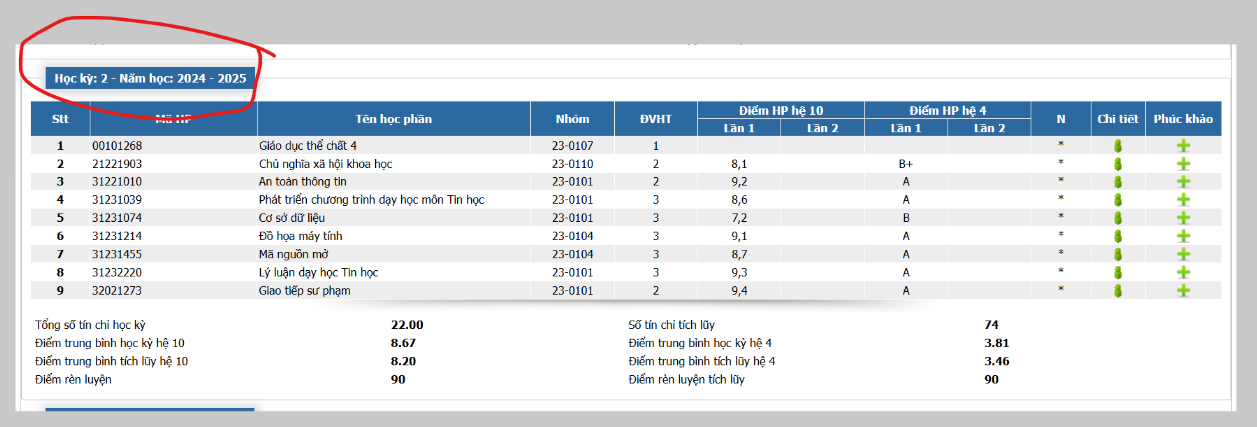
#> input picture tests/fixtures/portal_hk2_2024.png, 1257 x 427 px
$ python build_guide_figures.py
#> lines starting #> are read from the running program, lines starting #| are printed output that depends on the picture
# -*- coding: utf-8 -*-
"""Vẽ hình minh họa Hướng dẫn từ fixture portal. Không bịa giao diện QLHT ngoài ảnh thật."""
import os

import cv2
from PIL import Image, ImageDraw, ImageFont

ROOT = os.path.dirname(os.path.dirname(os.path.abspath(__file__)))
FIXTURE = os.path.join(ROOT, "tests", "fixtures", "portal_hk2_2024.png")
OUT = os.path.join(ROOT, "static", "guide")

NAVY = (11, 78, 162)
NAVY_DARK = (6, 47, 102)
GOLD = (245, 184, 0)
INK = (29, 42, 58)
MUTED = (92, 107, 128)
LINE = (214, 222, 232)
PAGE = (244, 247, 251)

FONT = "/usr/share/fonts/truetype/noto/NotoSans-Regular.ttf"
FONTB = "/usr/share/fonts/truetype/noto/NotoSans-Bold.ttf"


def font(size, bold=False):
    return ImageFont.truetype(FONTB if bold else FONT, size)


def browser(width, height, step, title):
#> called with width = 960, height = 420, step = 1, title = 'Mở QLHT'
    image = Image.new("RGB", (width, height), (226, 232, 240))
    draw = ImageDraw.Draw(image)
    draw.rounded_rectangle((14, 14, width - 14, height - 14), 18, fill=(255, 255, 255))
    draw.rectangle((14, 62, width - 14, 86), fill=(248, 250, 252))
    draw.rounded_rectangle((14, 14, width - 14, 78), 18, fill=(248, 250, 252))
    draw.rectangle((14, 40, width - 14, 78), fill=(248, 250, 252))
    for index, color in enumerate(((255, 95, 86), (255, 189, 46), (39, 201, 63))):
        draw.ellipse((34 + index * 20, 28, 48 + index * 20, 42), fill=color)
    draw.rounded_rectangle((118, 24, width - 36, 50), 12, fill=(255, 255, 255), outline=LINE)
    draw.text((132, 28), "https://qlht.ued.udn.vn/", font=font(16), fill=INK)
    draw.rounded_rectangle((32, 96, 118, 126), 14, fill=GOLD)
    draw.text((46, 100), f"Bước {step}", font=font(16, True), fill=NAVY_DARK)
    draw.text((130, 99), title, font=font(18, True), fill=NAVY)
    return image, draw


def save(image, name):
    os.makedirs(OUT, exist_ok=True)
    path = os.path.join(OUT, name)
    image.save(path, "PNG", optimize=True)
    print(name, image.size)


def step_open():
    image, draw = browser(960, 420, 1, "Mở QLHT")
    draw.rounded_rectangle((70, 170, 890, 300), 16, fill=PAGE, outline=LINE)
    draw.text((96, 196), "Trình duyệt", font=font(16), fill=MUTED)
    draw.text((96, 226), "qlht.ued.udn.vn", font=font(32, True), fill=NAVY)
    draw.text((96, 272), "Quản lý đào tạo — Trường Đại học Sư phạm, Đại học Đà Nẵng", font=font(16), fill=INK)
    save(image, "step-mo-qlht.png")
#| step-mo-qlht.png (960, 420)


def step_login():
    image, draw = browser(960, 460, 2, "Đăng nhập")
    draw.text((80, 160), "Ô đăng nhập trên QLHT (sơ đồ, không phải giao diện thật)", font=font(15), fill=MUTED)
    draw.rounded_rectangle((80, 196, 620, 250), 10, fill=(255, 255, 255), outline=LINE)
    draw.text((96, 210), "Tài khoản", font=font(18), fill=MUTED)
    draw.rounded_rectangle((80, 266, 620, 320), 10, fill=(255, 255, 255), outline=LINE)
    draw.text((96, 280), "Mật khẩu", font=font(18), fill=MUTED)
    draw.rounded_rectangle((80, 344, 280, 396), 12, fill=NAVY)
    draw.text((112, 356), "Đăng nhập", font=font(18, True), fill=(255, 255, 255))
    save(image, "step-dang-nhap.png")
#| step-dang-nhap.png (960, 460)


def step_menu():
    image, draw = browser(960, 440, 3, "Vào Bảng điểm / Kết quả học tập")
    draw.text((80, 156), "Trong menu của QLHT, mở mục bảng điểm. Tên trên site là một trong hai:", font=font(16), fill=INK)
    draw.rounded_rectangle((80, 200, 860, 268), 12, fill=(255, 246, 214), outline=GOLD)
    draw.ellipse((100, 220, 124, 244), fill=GOLD)
    draw.text((140, 218), "Bảng điểm", font=font(22, True), fill=NAVY_DARK)
    draw.rounded_rectangle((80, 284, 860, 352), 12, fill=(255, 246, 214), outline=GOLD)
    draw.ellipse((100, 304, 124, 328), fill=GOLD)
    draw.text((140, 302), "Kết quả học tập", font=font(22, True), fill=NAVY_DARK)
    save(image, "step-bang-diem.png")
#> call 3 of save, with name = 'step-bang-diem.png'
#> in save (call 3), `image.save(path, "PNG", optimize=True)`:
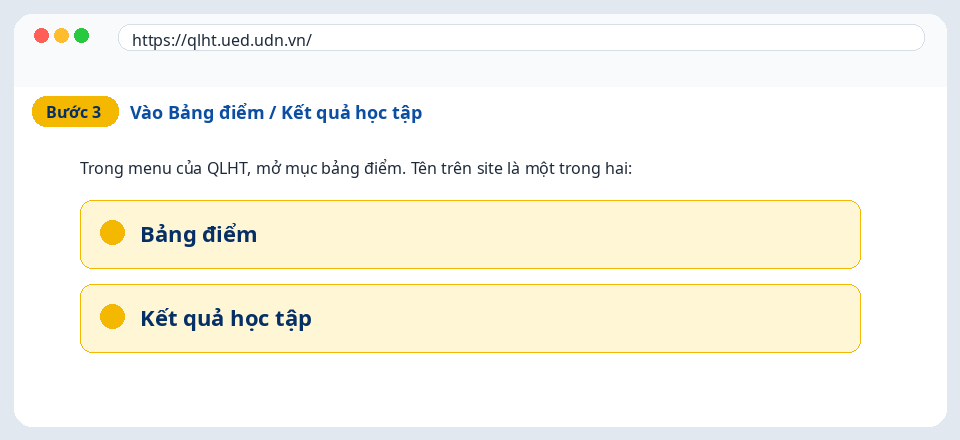
#> saved as step-bang-diem.png: PIL image 960x440 RGB; mean R, G, B 247.8, 246, 237
#| step-bang-diem.png (960, 440)


def step_term():
    image, draw = browser(960, 420, 4, "Chọn học kỳ cần lấy")
#> image: PIL image 960x420 RGB
    draw.text((80, 160), "Chọn đúng học kỳ trước khi chụp. Ví dụ kỳ trong ảnh mẫu:", font=font(16), fill=INK)
    draw.rounded_rectangle((80, 206, 700, 270), 12, fill=(255, 255, 255), outline=NAVY, width=2)
    draw.text((100, 222), "Học kỳ 2  —  Năm học 2024-2025", font=font(22, True), fill=NAVY)
    draw.text((80, 300), "Dòng này phải nằm trong ảnh. Thiếu dòng thì trang ghi Không xác định được kỳ/năm.", font=font(16), fill=MUTED)
    save(image, "step-chon-ky.png")
#> call 4 of save, with name = 'step-chon-ky.png'
#> in save (call 4), `image.save(path, "PNG", optimize=True)`:
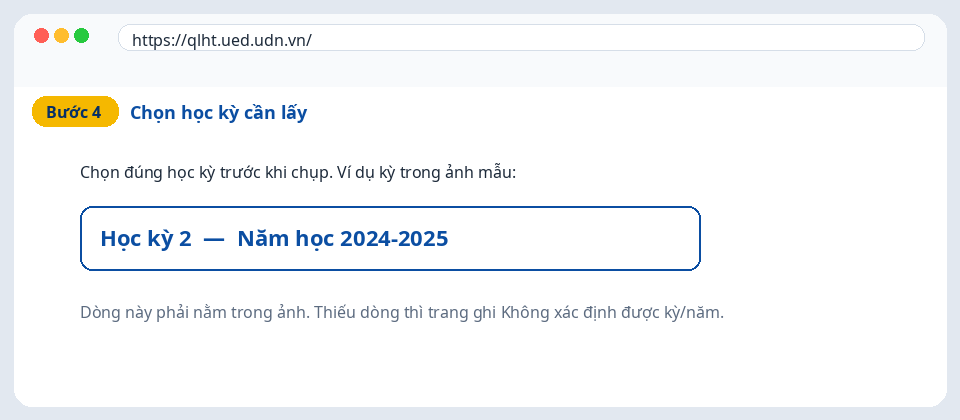
#> saved as step-chon-ky.png: PIL image 960x420 RGB; mean R, G, B 245.8, 247.3, 248.5
#| step-chon-ky.png (960, 420)


def step_computer(table):
    image, draw = browser(980, 560, 5, "Chụp và cắt trên máy tính")
    fitted = table.copy()
    fitted.thumbnail((900, 300), Image.Resampling.LANCZOS)
    x = (980 - fitted.width) // 2
#> x = 48
    y = 168
    image.paste(fitted, (x, y))
    draw.rectangle((x - 4, y - 4, x + fitted.width + 3, y + fitted.height + 3), outline=GOLD, width=4)
    draw.rounded_rectangle((x, y + fitted.height + 16, x + 430, y + fitted.height + 52), 10, fill=NAVY)
    draw.text((x + 14, y + fitted.height + 24), "Windows: Win + Shift + S", font=font(16, True), fill=(255, 255, 255))
    draw.rounded_rectangle((x + 446, y + fitted.height + 16, x + fitted.width, y + fitted.height + 52), 10, fill=NAVY_DARK)
    draw.text((x + 460, y + fitted.height + 24), "Mac: Cmd + Shift + 4", font=font(16, True), fill=(255, 255, 255))
    save(image, "step-cat-may.png")
#> in save (call 5), `image.save(path, "PNG", optimize=True)`:
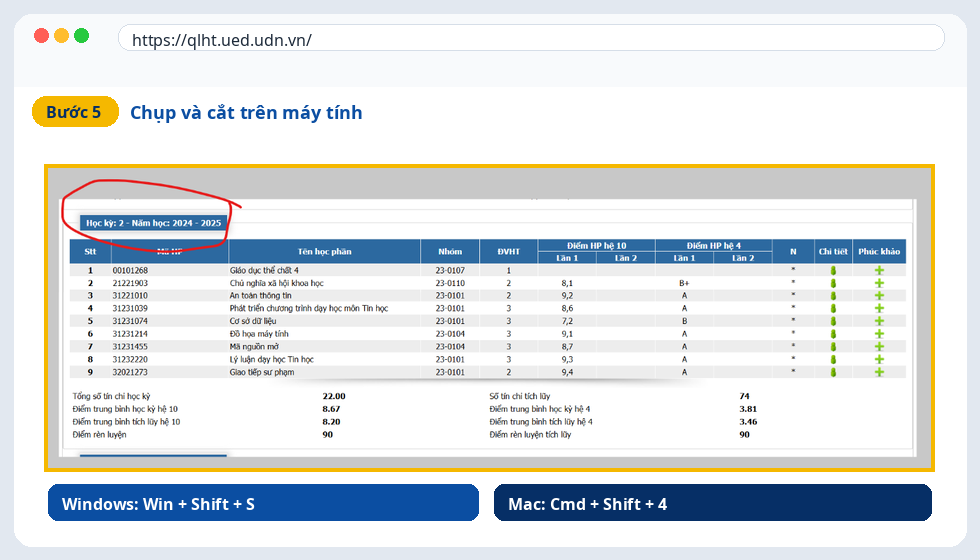
#> saved as step-cat-may.png: PIL image 980x560 RGB; mean R, G, B 220.7, 225.2, 227.9
#| step-cat-may.png (980, 560)


def step_phone(table):
    image = Image.new("RGB", (960, 640), (226, 232, 240))
#> image: PIL image 960x640 RGB
    draw = ImageDraw.Draw(image)
    draw.rounded_rectangle((300, 24, 660, 616), 36, fill=(20, 24, 28))
    draw.rounded_rectangle((314, 40, 646, 600), 28, fill=(255, 255, 255))
    draw.rectangle((314, 40, 646, 78), fill=(20, 24, 28))
    draw.rounded_rectangle((314, 40, 646, 70), 20, fill=(20, 24, 28))
    draw.text((332, 48), "9:41", font=font(14, True), fill=(255, 255, 255))
    draw.text((560, 48), "5G  80%", font=font(14), fill=(255, 255, 255))
    fitted = table.copy()
    fitted.thumbnail((312, 360), Image.Resampling.LANCZOS)
#> fitted: PIL image 312x106 RGB
    image.paste(fitted, (324, 96))
    draw.rectangle((320, 92, 324 + fitted.width + 4, 96 + fitted.height + 4), outline=GOLD, width=4)
    for cx, cy in ((320, 92), (324 + fitted.width, 92), (320, 96 + fitted.height), (324 + fitted.width, 96 + fitted.height)):
        draw.ellipse((cx - 6, cy - 6, cx + 6, cy + 6), fill=GOLD)
    draw.text((24, 80), "Bước 5", font=font(16, True), fill=NAVY)
    draw.text((24, 112), "Điện thoại", font=font(22, True), fill=NAVY_DARK)
    draw.text((24, 170), "1. Chụp màn hình", font=font(16), fill=INK)
    draw.text((24, 200), "2. Mở ứng dụng ảnh", font=font(16), fill=INK)
    draw.text((24, 230), "3. Cắt, giữ vùng viền vàng", font=font(16), fill=INK)
    draw.text((690, 120), "Giữ dòng\nHọc kỳ,\ncả bảng\nvà phần tổng.", font=font(16), fill=INK)
    save(image, "step-cat-dienthoai.png")
#> in save (call 6), `image.save(path, "PNG", optimize=True)`:
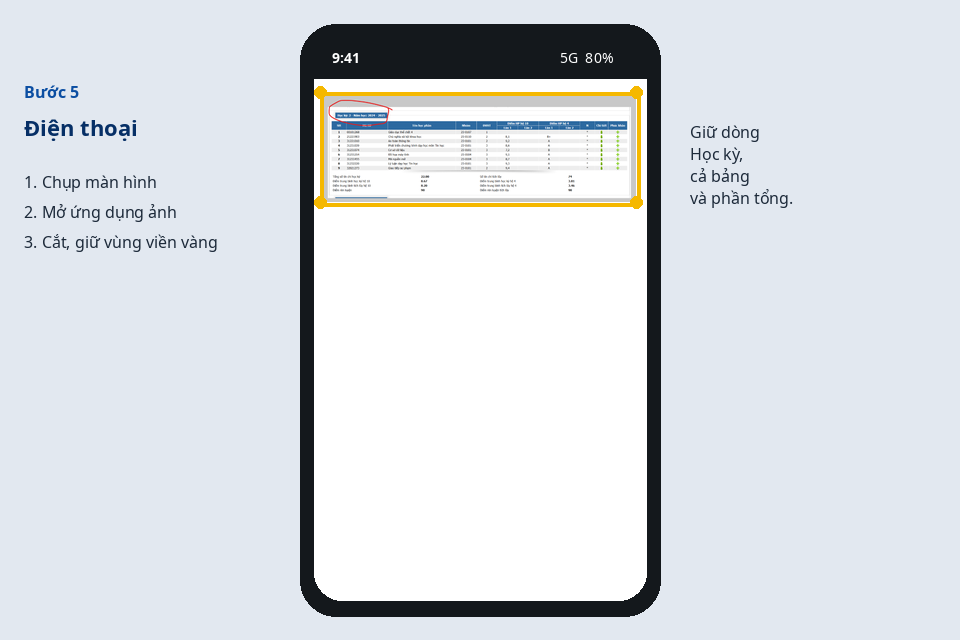
#> saved as step-cat-dienthoai.png: PIL image 960x640 RGB; mean R, G, B 218, 222.1, 226.8
#| step-cat-dienthoai.png (960, 640)


def crops(table):
    table.save(os.path.join(OUT, "crop-dung.png"), "PNG", optimize=True)
    bgr = cv2.cvtColor(cv2.imread(FIXTURE), cv2.COLOR_BGR2RGB)
    header = bgr[78:, :]
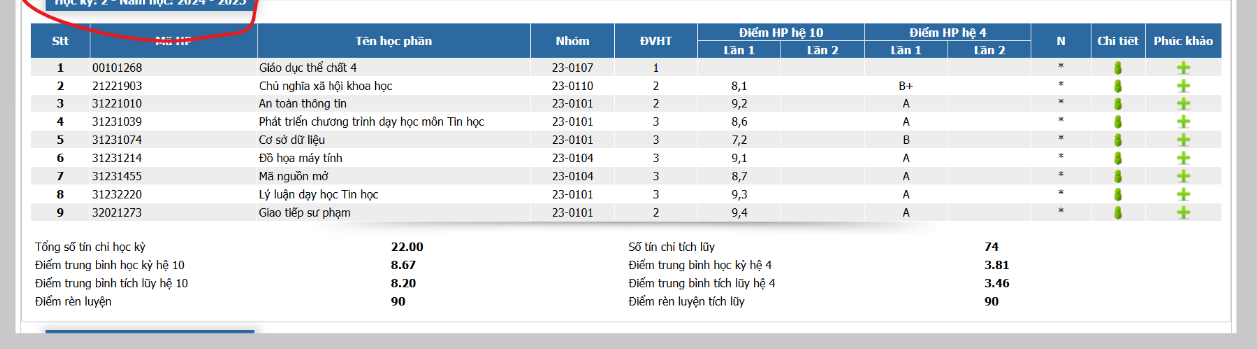
#> header: shape (349, 1257, 3); mean R, G, B 221.6, 227, 231.5
    Image.fromarray(header).save(os.path.join(OUT, "crop-sai-header.png"), "PNG", optimize=True)
    partial = bgr[:, :820]
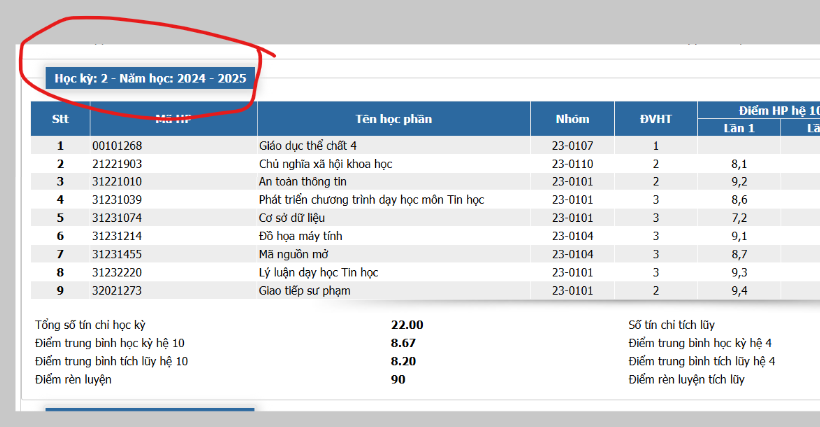
#> partial: shape (427, 820, 3); mean R, G, B 218.6, 222.6, 227.3
    Image.fromarray(partial).save(os.path.join(OUT, "crop-sai-cot.png"), "PNG", optimize=True)
    blur = cv2.GaussianBlur(bgr, (31, 31), 0)
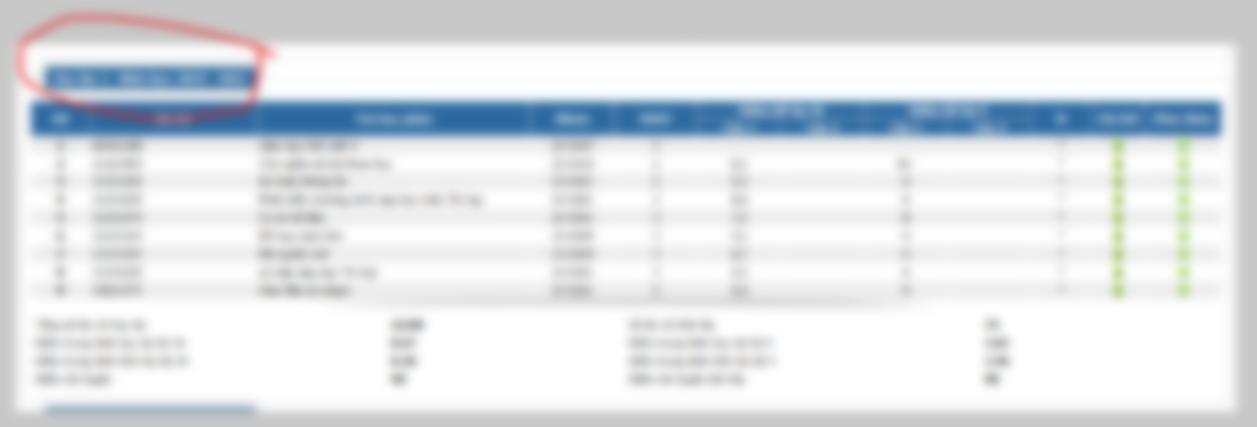
#> blur: shape (427, 1257, 3); mean R, G, B 220.9, 225.1, 229.1
    Image.fromarray(blur).save(os.path.join(OUT, "crop-sai-mo.png"), "PNG", optimize=True)
    print("crops", table.size)
#| crops (1257, 427)


def main():
    os.makedirs(OUT, exist_ok=True)
    table = Image.open(FIXTURE).convert("RGB")
    step_open()
    step_login()
    step_menu()
    step_term()
    step_computer(table)
    step_phone(table)
    crops(table)


if __name__ == "__main__":
    main()

$ run again, with tests/fixtures/lich-thi.png copied over tests/fixtures/portal_hk2_2024.png
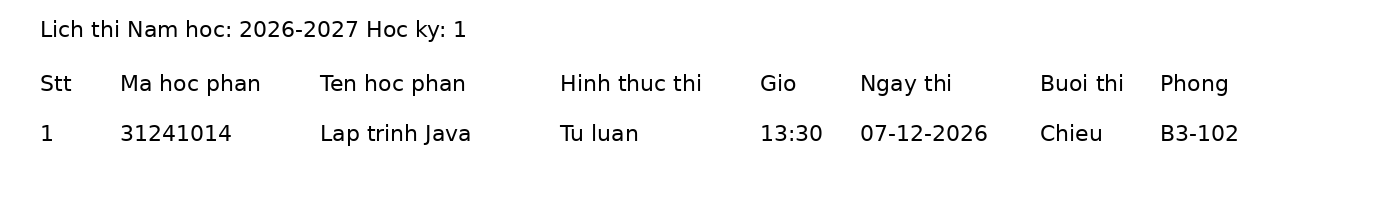
#> input picture tests/fixtures/lich-thi.png, 1400 x 220 px
#> in main, table is the input picture: PIL image 1400x220 RGB; min 0, max 255, mean 248.1
#| step-mo-qlht.png (960, 420)
#| step-dang-nhap.png (960, 460)
#| step-bang-diem.png (960, 440)
#| step-chon-ky.png (960, 420)
#| step-cat-may.png (980, 560)
#| step-cat-dienthoai.png (960, 640)
#> in crops, `partial = bgr[:, :820]`:
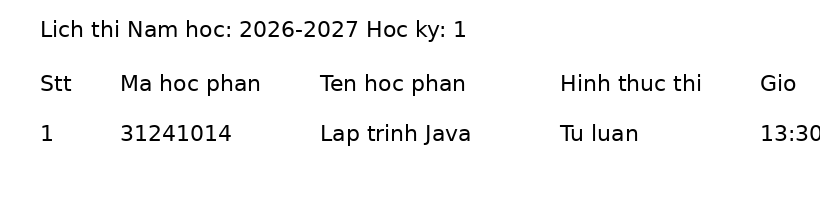
#> partial: shape (220, 820, 3); min 0, max 255, mean 246.7
#> in crops, `blur = cv2.GaussianBlur(bgr, (31, 31), 0)`:
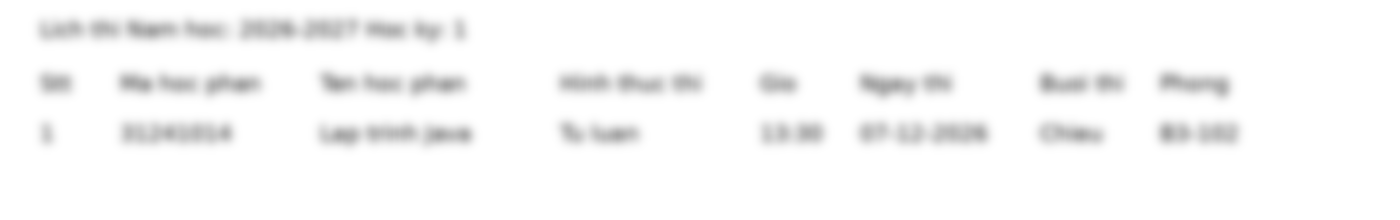
#> blur: shape (220, 1400, 3); min 162, max 255, mean 248.1
#| crops (1400, 220)

$ run again, with tests/fixtures/thoi-khoa-bieu.png copied over tests/fixtures/portal_hk2_2024.png
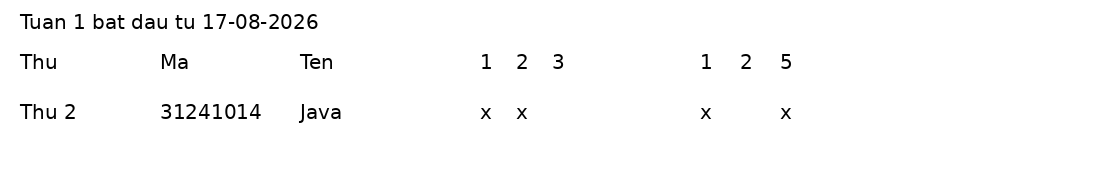
#> input picture tests/fixtures/thoi-khoa-bieu.png, 1100 x 180 px
#> in main, table is the input picture: PIL image 1100x180 RGB; min 0, max 255, mean 251
#| step-mo-qlht.png (960, 420)
#| step-dang-nhap.png (960, 460)
#| step-bang-diem.png (960, 440)
#| step-chon-ky.png (960, 420)
#| step-cat-may.png (980, 560)
#| step-cat-dienthoai.png (960, 640)
#> in crops, `partial = bgr[:, :820]`:
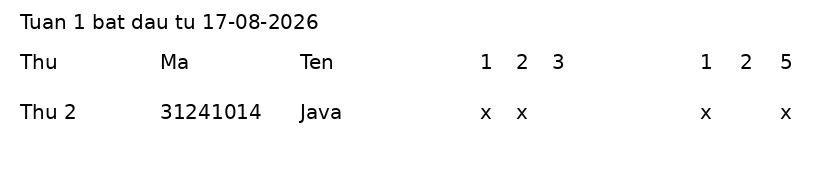
#> partial: shape (180, 820, 3); min 0, max 255, mean 249.7
#> in crops, `blur = cv2.GaussianBlur(bgr, (31, 31), 0)`:
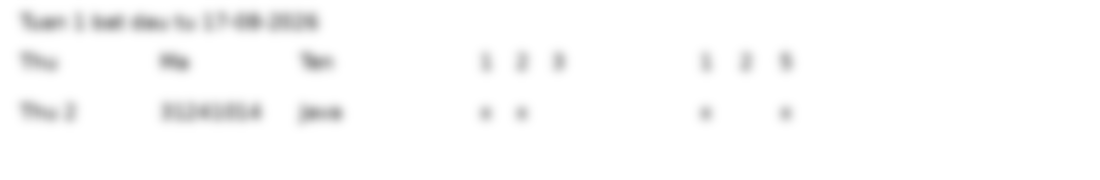
#> blur: shape (180, 1100, 3); min 165, max 255, mean 251
#| crops (1100, 180)
